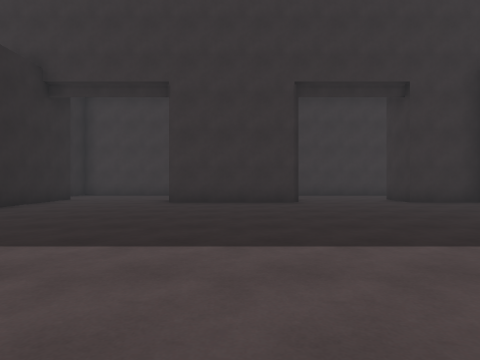
view 1 (above)

13 first-person views from a walk through a 3-D level made in the Unity game engine. The camera is 1.2 m above the floor, looks level and sees 75° across. The floor is counted in squares, 2 m on a side. Each view is taken from the middle of a square. On the plan, view 1 faces up. The plan holds only what a view shows up to about 9 squares ahead; the rest is blank. The place goes on beyond the plan. Surface patterns are stand-ins for the level's own textures.

view 2
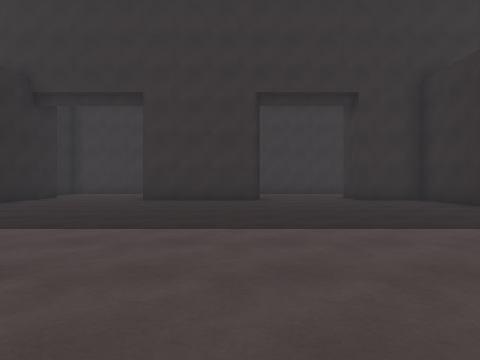

view 3
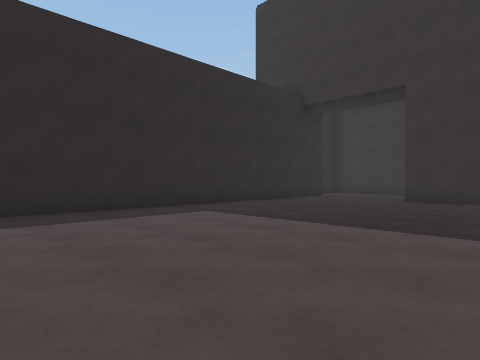

view 4
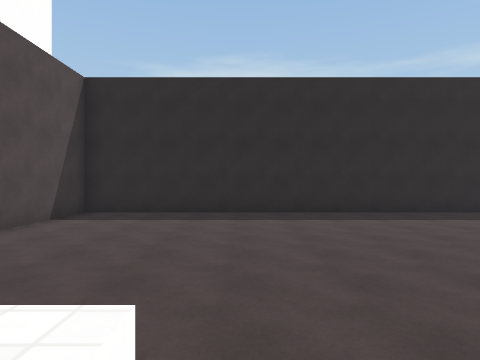

view 5
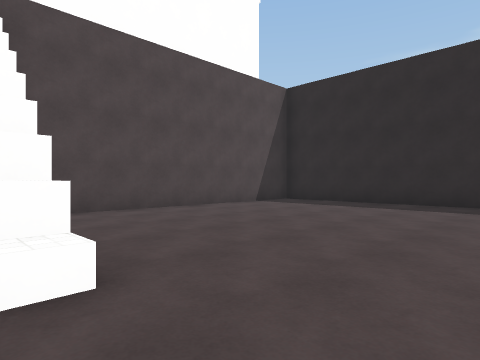

view 6
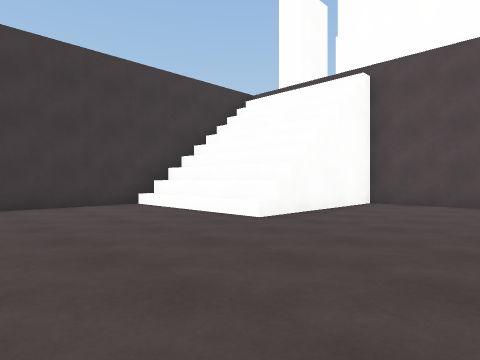

view 7
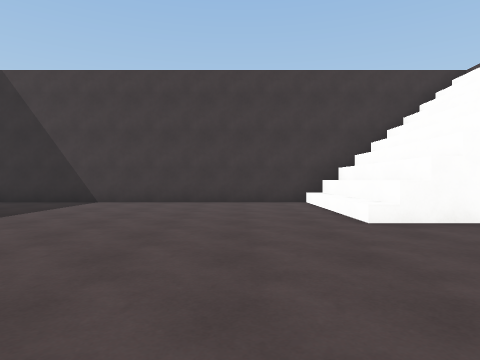

view 8
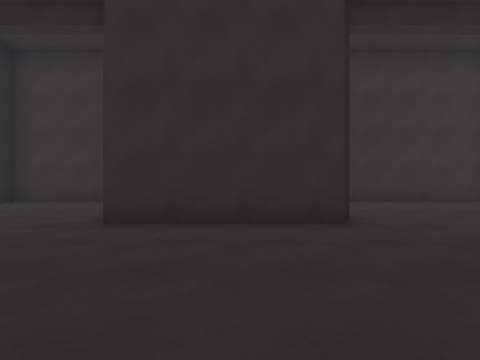

view 9
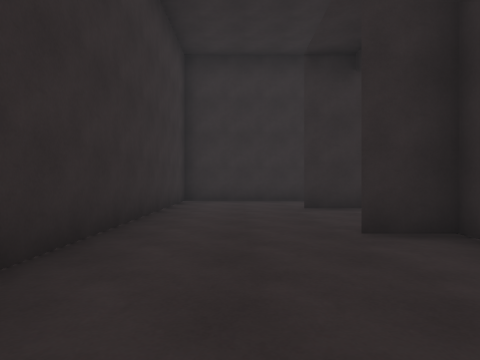

view 10
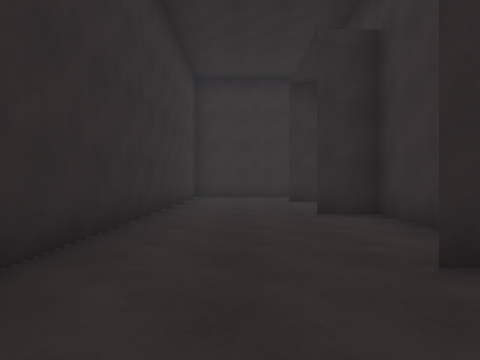

view 11
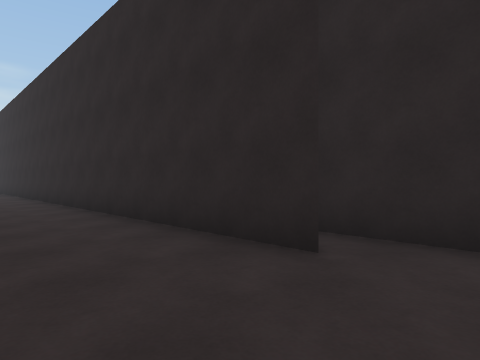

view 12
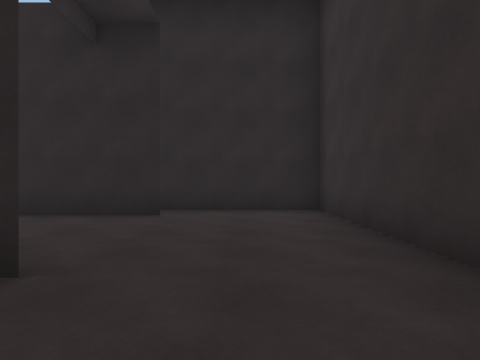

view 13
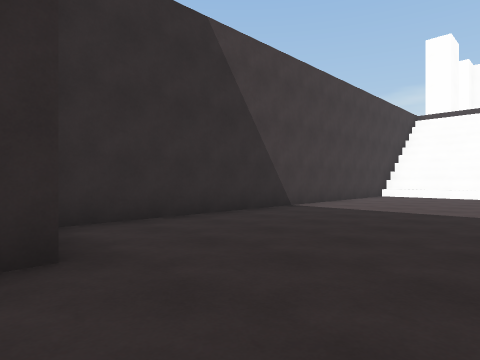

### Floor plan
Points are (right, up) in squares from view 1. A wall is a line through its corners. A room is listed if a view was taken in it or the views show most of it. See-through windows are left out.
Room 1 (views 1, 2, 3, 4, 5, 6, 7, 8, 9, 10, 11, 12, 13)
walls: (1.5, 8.3) (-2, 8.3); (-0.2, 8.6) (1.5, 8.6) (1.5, 9.8); (2.2, -3.7) (6.5, -3.7); (3, -4.1) (6.4, -4.1) (6.4, 8); (6.5, 8.3) (4.5, 8.3) (4.5, 9.7); (-5.2, 9.8) (-5.2, -7.1) (2.3, -7.1) (2.3, -3.1); (7, 9.1) (7, 12.6) (-6.2, 12.6) (-6.2, 9)

Where each view was taken, in squares from view 1:
view 1: 0 up, 0 right, facing up
view 2: 1 down, 1 right, facing up
view 3: 1 down, 1 right, facing up-left
view 4: 3 down, 3 right, facing left
view 5: 1 down, 3 right, facing down-left
view 6: 1 up, 1 left, facing down-right
view 7: 1 down, 2 left, facing right
view 8: 4 up, 0 right, facing up
view 9: 11 up, 2 left, facing right
view 10: 11 up, 4 left, facing right
view 11: 11 up, 3 left, facing down-left
view 12: 11 up, 0 right, facing left
view 13: 9 up, 2 right, facing down-right
